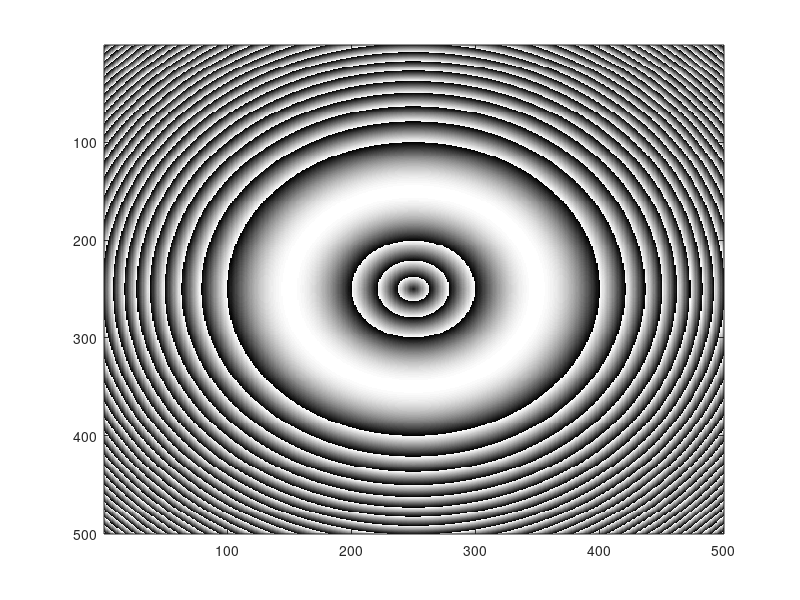

Reproduce this figure in MATLAB.
%%Greyscale ring lens
clear;%Clear all memory

%Define lens parameters
N=500;%Define Matrix size
f=2000;%Define the focal length in um
r0=100;%Define radius of ring in um
lambda=0.632;%Define the wavelength in um

%Constructing the lens
    x=1:N;
    y=1:N;
    [X,Y]=meshgrid(x,y);
    r=sqrt((X-N/2).*(X-N/2)+(Y-N/2).*(Y-N/2));
    A=(f-sqrt(f*f+(r-r0).*(r-r0)))*(2*pi)/(0.632);
    B=rem(A,2*pi);
    B1=exp(1i*B);

%Observation of phase profile
colormap(gray)
imagesc(B)
